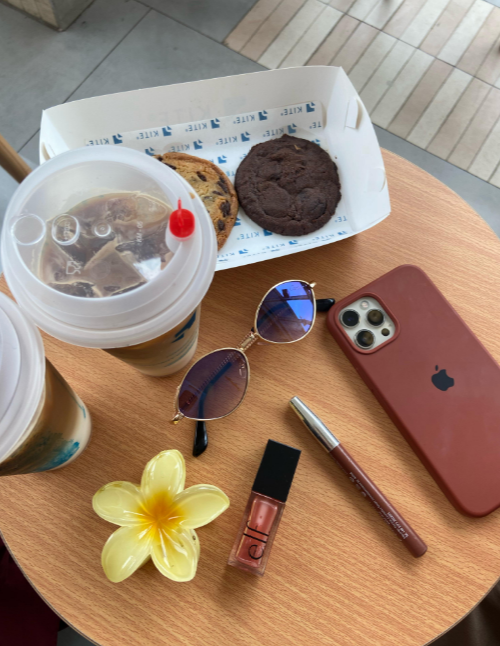
#> input picture Task 05/Lab Task5/picture.PNG, 500 x 646 px
$ jupyter execute OpenCV.ipynb
#> lines starting #> are read from the running program, lines starting #| are printed output that depends on the picture; after the words box and inside, x2 and y2 are one past the last pixel; in counts of white or black regions, pixels touching at a corner belong together
### Nabeeha Ali Rana
### BSDSM - 037
### DS - 4A

# PAI Lab Task 5

[cell 1]
import cv2
import numpy as np
from matplotlib import pyplot as plt

### Upload the Input Image

[cell 2]
pic = cv2.imread("picture.PNG")
#> pic is the input picture: shape (646, 500, 3); mean B, G, R 114.1, 133.5, 158.6

[cell 3]
if pic is None:
    print("Error: image1 not loaded. Check the path!")

### Visualize Input Image

[cell 4]
pic1_rgb = cv2.cvtColor(pic, cv2.COLOR_BGR2RGB)

plt.figure(figsize=(8, 6))
plt.imshow(pic1_rgb)
plt.title('Input Image 1')
plt.axis('off')
plt.show()

### Resize Image

[cell 5]
resized = cv2.resize(pic, (300, 300))
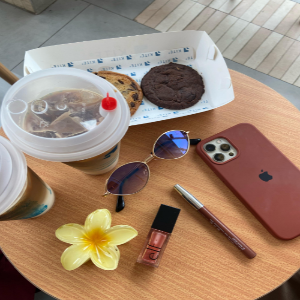
#> resized: shape (300, 300, 3); mean B, G, R 114, 133.4, 158.5

plt.imshow(cv2.cvtColor(resized, cv2.COLOR_BGR2RGB))
plt.title("Resized Image")
plt.axis("off")
plt.show()

### Crop Image

[cell 6]
cropped = pic[50:300, 50:300]   # adjust values if needed
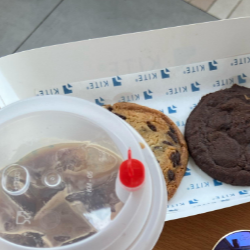
#> cropped: shape (250, 250, 3); mean B, G, R 149.4, 151.4, 155.5

plt.imshow(cv2.cvtColor(cropped, cv2.COLOR_BGR2RGB))
plt.title("Cropped Image")
plt.axis("off")
plt.show()

### Convert to Grayscale

[cell 7]
gray = cv2.cvtColor(pic, cv2.COLOR_BGR2GRAY)
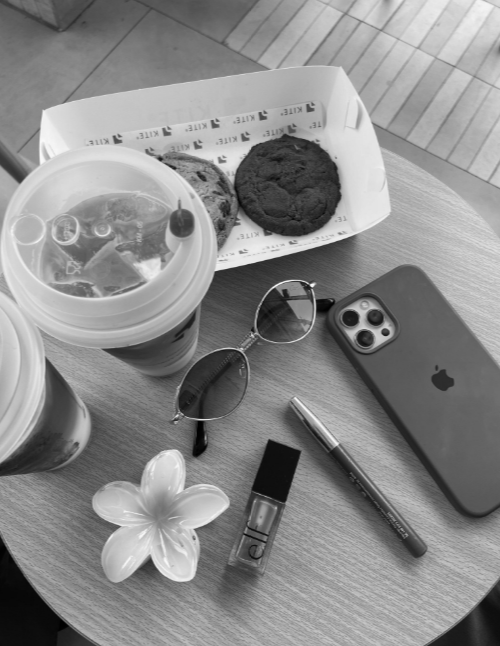
#> gray: shape (646, 500); min 0, max 251, mean 138.8

plt.imshow(gray, cmap="gray")
plt.title("Grayscale Image")
plt.axis("off")
plt.show()

### Draw Shapes

[cell 8]
# Draw Line
line = pic.copy()
cv2.line(line, (50, 50), (300, 50), (0, 255, 0), 3)
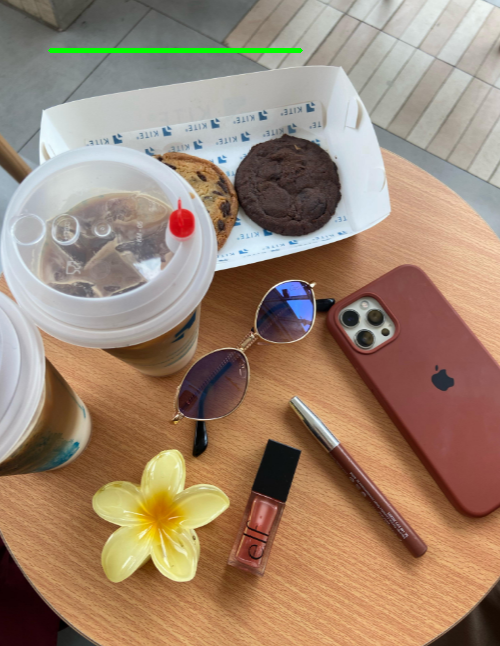
#> line: shape (646, 500, 3); 0.39% of pixels changed, all inside (x1, y1, x2, y2) = (48, 48, 303, 53)

plt.imshow(cv2.cvtColor(line, cv2.COLOR_BGR2RGB))
plt.title("Line Drawn")
plt.axis("off")
plt.show()

[cell 9]
# Draw Rectangle
rect = pic.copy()
cv2.rectangle(rect, (50, 50), (300, 300), (255, 0, 0), 3)
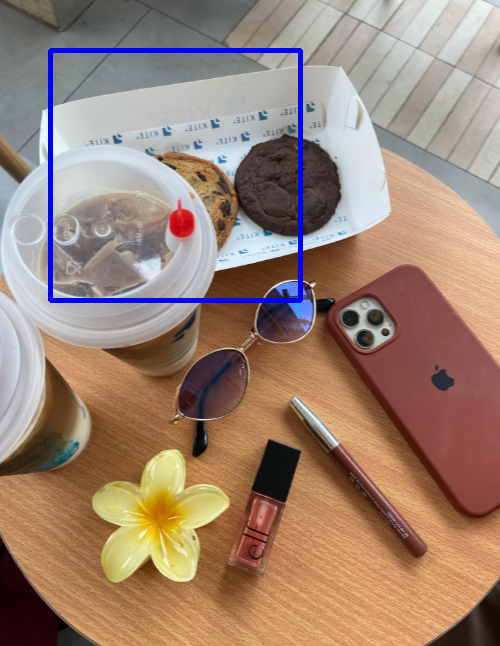
#> rect: shape (646, 500, 3); 1.54% of pixels changed, all inside (x1, y1, x2, y2) = (48, 48, 303, 303)

plt.imshow(cv2.cvtColor(rect, cv2.COLOR_BGR2RGB))
plt.title("Rectangle Drawn")
plt.axis("off")
plt.show()

[cell 10]
# Draw Circle

circle = pic.copy()
cv2.circle(circle, (200, 200), 100, (0, 0, 255), 3)
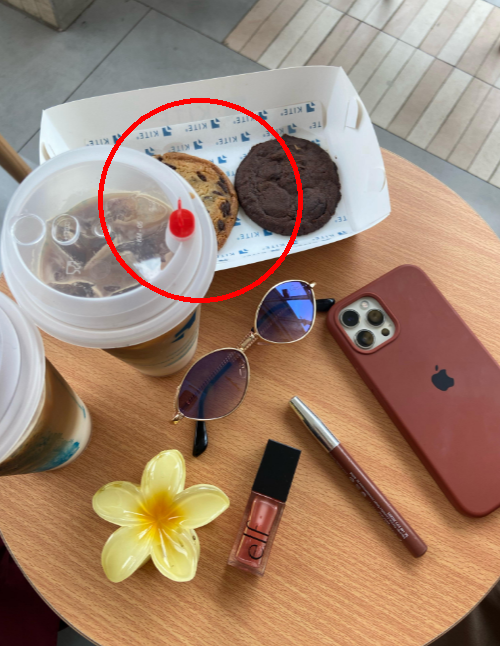
#> circle: shape (646, 500, 3); 0.97% of pixels changed, all inside (x1, y1, x2, y2) = (98, 98, 303, 303)

plt.imshow(cv2.cvtColor(circle, cv2.COLOR_BGR2RGB))
plt.title("Circle Drawn")
plt.axis("off")
plt.show()

### Add Text

[cell 11]
text = pic.copy()
cv2.putText(text, "Kites Cafe", (50, 50),
            cv2.FONT_HERSHEY_SIMPLEX,
            1, (255, 255, 0), 2)
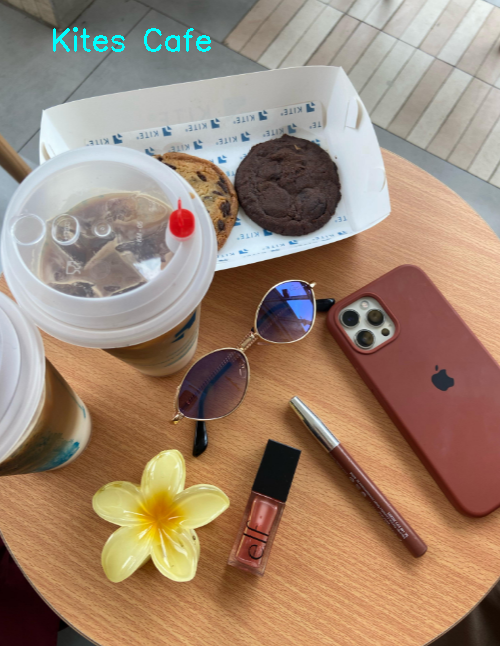
#> text: shape (646, 500, 3); 0.35% of pixels changed, all inside (x1, y1, x2, y2) = (53, 27, 211, 52)

plt.imshow(cv2.cvtColor(text, cv2.COLOR_BGR2RGB))
plt.title("Text Added")
plt.axis("off")
plt.show()

### Thresholding

[cell 12]
_, thresh = cv2.threshold(gray, 127, 255, cv2.THRESH_BINARY)
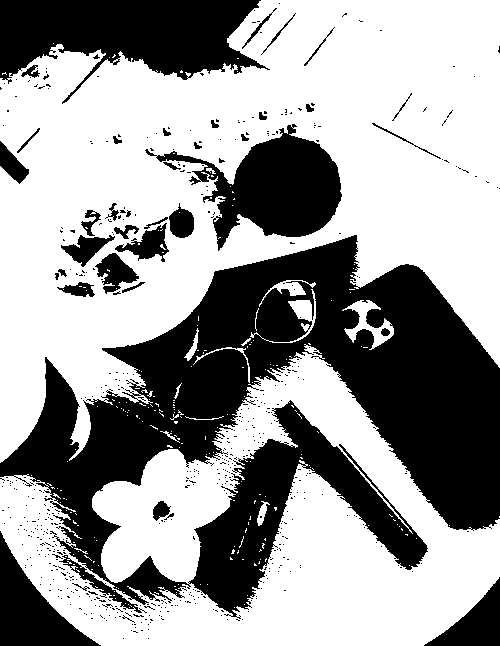
#> thresh: shape (646, 500); 61.3% white; 586 black regions (547 under 20 px), largest, box (x1, y1, x2, y2) and area: (0, 235, 500, 619) 83933, (0, 0, 270, 104) 15789, (145, 124, 342, 251) 10454

plt.imshow(thresh, cmap="gray")
plt.title("Threshold Image")
plt.axis("off")
plt.show()

### Edge Detection

[cell 13]
edges = cv2.Canny(gray, 100, 200)
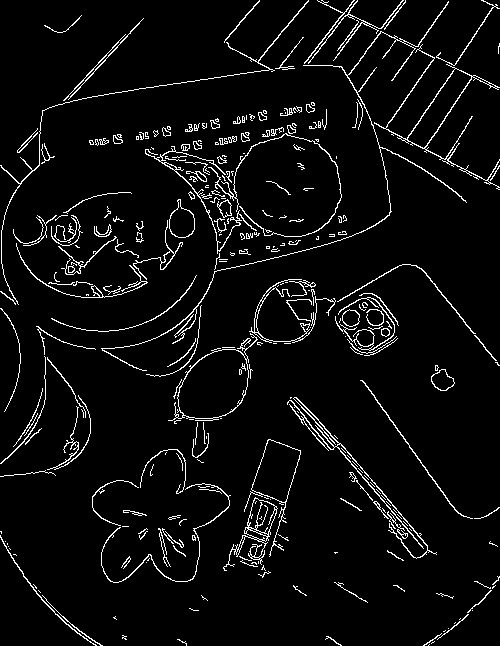
#> edges: shape (646, 500); 5% white in thin lines or dots

plt.imshow(edges, cmap="gray")
plt.title("Edge Detection")
plt.axis("off")
plt.show()

### Save Image

[cell 14]
cv2.imwrite("output.jpg", edges)
#> Out = True
